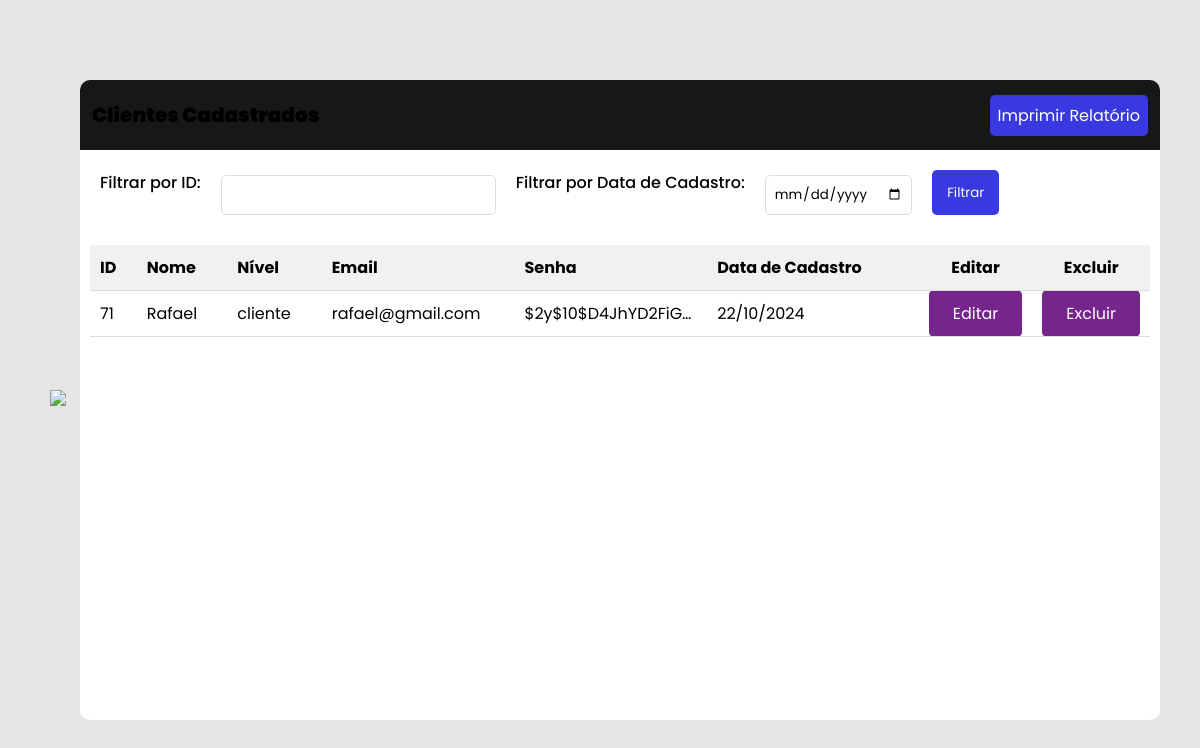
/painelcadastro.php?filtro_id=71, run on the app's committed database.
### tables this page shows
CREATE TABLE `usuarios` (
  `id` int(11) NOT NULL,
  `nome` varchar(250) NOT NULL,
  `email` varchar(250) NOT NULL,
  `senha` varchar(250) NOT NULL,
  `telefone` varchar(250) NOT NULL,
  `cpf` varchar(250) NOT NULL,
  `endereco` varchar(250) NOT NULL,
  `nivel` text NOT NULL DEFAULT 'cliente',
  `data_cadastro` datetime DEFAULT current_timestamp()
);

### painelcadastro.php (the view, shortened to what this page needs)
<!DOCTYPE html>
<html lang="pt-br">
<head>
  <link rel="stylesheet" href="style.css">
  <link href='https://unpkg.com/boxicons@2.1.1/css/boxicons.min.css' rel='stylesheet'>
</head>
<body>
  <div class="back-button">
    <a href="perfil.php" title="Voltar para a página perfil"><img src="https://cdn-icons-png.flaticon.com/512/66/66822.png" alt="Voltar para a página perfil"></a>
  </div>
  <div class="container">
    <div class="header">
      <span>Clientes Cadastrados</span>
      <button onclick="window.print()" id="print-button">Imprimir Relatório</button>
    </div>
    <form method="GET" class="filter-form">
      <label for="filtro_id">Filtrar por ID:</label>
      <input type="number" id="filtro_id" name="filtro_id" required>
      <label for="filtro_data">Filtrar por Data de Cadastro:</label>
      <input type="date" id="filtro_data" name="filtro_data">
      <button type="submit">Filtrar</button>
    </form>
    <div class="divTable">
      <table class="table table-bordered table-striped">
        <thead class="thead-dark">
          <tr>
            <th>ID</th>
            <th>Nome</th>
            <th>Nível</th>
            <th>Email</th>
            <th>Senha</th>
            <th>Data de Cadastro</th>
            <th class="acao">Editar</th>
            <th class="acao">Excluir</th>
          </tr>
        </thead>
        <tbody>
          <?php
          include "conexao.php";
          $filtro_id = isset($_GET['filtro_id']) ? intval($_GET['filtro_id']) : null;
          $result_usuarios = "SELECT * FROM usuarios WHERE 1=1";
          if ($filtro_id) {
            $result_usuarios .= " AND id = $filtro_id";
          }
          $result_usuarios .= " ORDER BY nome ASC";
          $resultado_usuarios = mysqli_query($conn, $result_usuarios);
          if (mysqli_num_rows($resultado_usuarios) > 0) {
            while ($linha = mysqli_fetch_assoc($resultado_usuarios)) {
              echo "<tr>";
              echo "<td>" . $linha['id'] . "</td>";
              echo "<td>" . $linha['nome'] . "</td>";
              echo "<td>" . $linha['nivel'] . "</td>";
              echo "<td>" . $linha['email'] . "</td>";
              echo "<td>" . $linha['senha'] . "</td>";
              echo "<td>" . date('d/m/Y', strtotime($linha['data_cadastro'])) . "</td>";
              echo "<td class='acao'><a href='editarusuario.php?id=" . $linha['id'] . "' class='btn btn-primary btn-sm'>Editar</a></td>";
              echo "<td class='acao'><a href='excluir.php?id=" . $linha['id'] . "' class='btn btn-danger btn-sm'>Excluir</a></td>";
              echo "</tr>";
            }
          } else {
            echo "<tr><td colspan='8'>Nenhum registro encontrado.</td></tr>";
          }
          ?>
        </tbody>
      </table>
    </div>
  </div>
</body>
</html>

### assets/css/style.css (style rules this page uses)
:root { --primary-color: #76258C; --primary-color-dark: rgb(189, 6, 245); --secondary-color: #15151f; --secondary-color-dark: #0a0b0f; --text-light: #6b7280; --extra-light: #f8f7fd; --white: #ffffff; --max-width: 1200px; }
* { padding: 0; margin: 0; box-sizing: border-box; }
.btn { padding: 0.75rem 1.5rem; font-size: 1rem; font-family: inherit; color: var(--white); background-color: var(--primary-color); outline: none; border: none; border-radius: 5px; transition: 0.3s; cursor: pointer; }
img { width: 100%; display: flex; }
a { text-decoration: none; color: var(--white); }
html, body { scroll-behavior: smooth; }
body { font-family: "Poppins", sans-serif; }
.header { padding-block: 5rem; background-image: linear-gradient(rgba(0, 0, 0, 0.9), rgba(0, 0, 0, 0.9)), url("https://www.cora.com.br/blog/wp-content/uploads/elementor/thumbs/como_abrir_uma_empresa_de_tecnologia_da_informacao-ptybadgjx21q8a29zb8maopfap9riewse8qczcffy8.jpg"); background-size: cover; background-position: center center; background-repeat: no-repeat; }
@media (width > 768px) { .header { padding-top: 0; } }

### painelcadastro.php (style rules this page uses)
* { margin: 0; padding: 0; box-sizing: border-box; font-family: 'Poppins', sans-serif; }
body { width: 100vw; height: 100vh; display: flex; align-items: center; justify-content: center; background-color: rgba(0, 0, 0, 0.1); }
.container { width: 90%; height: 80%; border-radius: 10px; background: white; overflow: hidden; }
.header { min-height: 70px; display: flex; align-items: center; justify-content: space-between; padding: 0 12px; background-color: rgba(57, 57, 226, 0.1); }
.header span { font-weight: 900; font-size: 20px; }
#print-button { font-size: 16px; padding: 8px; border-radius: 5px; border: none; color: white; background-color: rgb(57, 57, 226); cursor: pointer; }
.divTable { padding: 10px; overflow: auto; }
table { width: 100%; border-collapse: collapse; }
thead { background-color: #f1f1f1; }
th, td { padding: 10px; text-align: left; border-bottom: 1px solid #ddd; }
th { font-weight: bold; }
.acao { text-align: center; width: 100px; }
td { max-width: 150px; overflow: hidden; text-overflow: ellipsis; white-space: nowrap; }
.back-button { position: relative; margin: 10px; }
.back-button img { width: 20px; height: 20px; }
.filter-form { display: flex; gap: 20px; margin: 20px; }
.filter-form label { display: flex; flex-direction: column; font-weight: 500; }
.filter-form input { margin-top: 5px; padding: 8px; border: 1px solid #ddd; border-radius: 5px; font-family: 'Poppins', sans-serif; }
.filter-form button { padding: 10px 15px; border: none; border-radius: 5px; background-color: rgb(57, 57, 226); color: white; font-family: 'Poppins', sans-serif; cursor: pointer; transition: background-color 0.3s; }

### data on the page
usuarios: id "71", nome "Rafael", nivel "cliente", email "rafael@gmail.com", senha "$2y$10$D4JhYD2FiG…", data_cadastro "22/10/2024"
